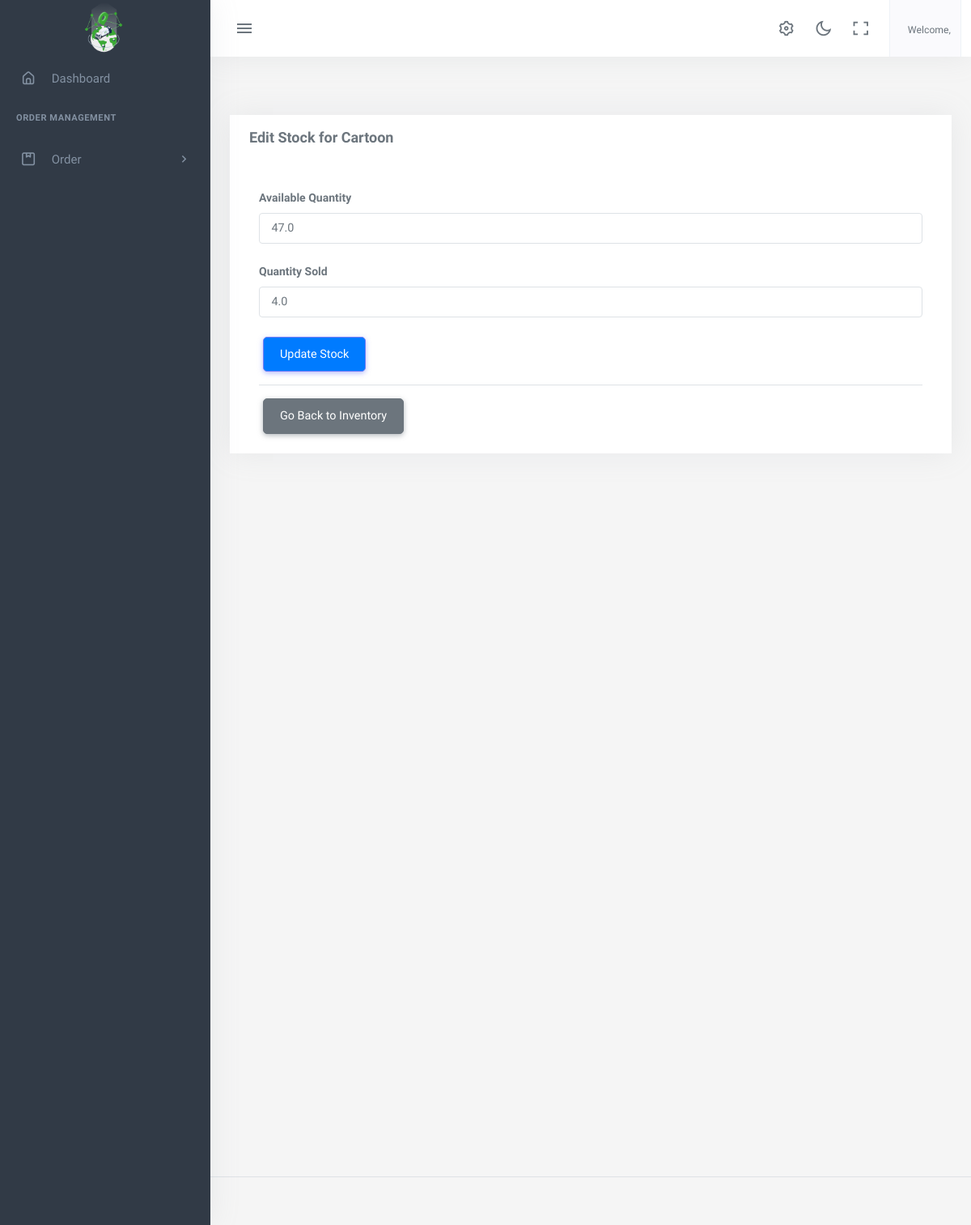
The page /inventory-edit/5/ on the database its author committed.
### app2/models.py (models this page shows)
class AboutUS(models.Model):
    company_name=models.CharField(max_length=100)
    logo= models.ImageField(upload_to='logoimage/')
    address = models.CharField(max_length=1000)
    email = models.EmailField()
    contactNo= models.CharField(max_length=15)
    class Meta:
        ordering =['-id']

### products/models.py (models this page shows, shortened)
class Stock(models.Model):
    product = models.ForeignKey(Product, on_delete=models.CASCADE)
    quantity = models.FloatField(default=0)
    sold_quantity = models.FloatField(default=0)
    date_created = models.CharField(max_length=50,default=nepali_datetime.date.today().strftime("%d-%B-%Y"))
    date_updated = models.DateTimeField(auto_now=True)

class Product(models.Model):
    category = models.ForeignKey(Category, on_delete = models.CASCADE, related_name = 'product_category')
    product_name = models.CharField(max_length = 150)
    product_image = models.ImageField(upload_to='productimage/')
    previous_rate = models.FloatField(default=0)
    rate = models.FloatField()
    unit  = models.ForeignKey(Unit, on_delete= models.SET_NULL, null =True, blank=True, related_name ='product_unit')
    slug = AutoSlugField(populate_from ='product_name')
    order_number = models.IntegerField(null=True, blank=True, default=1)
    class Meta:
        ordering =['order_number']

### app2/views.py (the view, shortened to what this page needs)
# urls.py: path('inventory-edit/<int:id>/', views.edit_inventory, name='edit_inventory'),
def edit_inventory(request,id):
    stocK_obj=Stock.objects.get(id=id)
    return render(request, 'app2/stockEdit.html', {'stock_item': stocK_obj})

### app2/context_processors.py (called while the page is built)
def aboutus(request):
    pick_Up_Plans=Pick_Up_Plan.objects.all()
    aboutus = AboutUS.objects.first()
    return {'contact': aboutus,'details':pick_Up_Plans,'company':aboutus}

def usercount(request):
    totalClient = User.objects.filter(is_user= True).count
    return ({
        'totalClient':totalClient
    })

def invoice(request):
    received_orders = Order.objects.filter(order_status='received')
    paid_amount = received_orders.aggregate(total_cost=Sum('totalPrice'))['total_cost'] or 0
    order = Order.objects.all().count
    unreceived_orders = Order.objects.exclude(Q(order_status='received') | Q(order_status='pending'))
    unpaid_amount = unreceived_orders.aggregate(total_cost=Sum('totalPrice'))['total_cost'] or 0
    return({
        'paidamount':paid_amount,
        'totalOrders':order,
        'unpaidamount':unpaid_amount
    })

def notification(request):
    notifications = Pick_Up_Plan.objects.filter(date=datetime.today())
    return({
        'notifications':notifications
    })

def total_cashbook(request):
    dailytransactions_list = Daily.objects.all()
    grand_total = dailytransactions_list.aggregate(Sum('total'))['total__sum']
    return ({
        'grand_total':grand_total,
    })

### app2/templates/app2/stockEdit.html (shortened to what this page needs)
{% extends 'app2/base.html' %}
{% load static %}
{% block body %}
<div class="content-page">
  <div class="content">
    <div class="container-fluid pt-5">
      <div class="row">
        <div class="col-lg-12 col-md-12 col-sm-12 col-xs-12">
          <div class="card card-default rounded-0 shadow">
            <div class="card-header">
              <div class="d-flex w-100 align-items-center justify-content-between">
                <h4 class="card-title fw-bold">Edit Stock for {{ stock_item.product.product_name }}</h4>
              </div>
            </div>
            <div class="card-body">
              <div class="container-fluid">
                <form method="POST">
                  <div class="mb-3">
                    <label for="quantity" class="form-label">Available Quantity</label>
                    <input type="number" class="form-control" id="quantity" name="quantity" value="{{ stock_item.quantity }}" step="any" required>
                  </div>
                  <div class="mb-3">
                    <label for="sold_quantity" class="form-label">Quantity Sold</label>
                    <input type="number" class="form-control" id="sold_quantity" name="sold_quantity" value="{{ stock_item.sold_quantity }}" step="any" required>
                  </div>
                  <button type="submit" class="btn btn-primary">Update Stock</button>
                </form>
                <hr>
                <a href="/inventory" class="btn btn-secondary">Go Back to Inventory</a>
              </div>
            </div>
          </div>
        </div>
      </div>
    </div>
  </div>
</div>
{% endblock %}

### app2/templates/app2/base.html (shortened to what this page needs)
{% load static %}
<!DOCTYPE html>
<html lang="en">
    <head>
        <link href="{% static 'app2/assets/css/app-saas.min.css'%}" rel="stylesheet" type="text/css" id="app-style" />
        <link href="{% static 'app2/assets/css/icons.min.css'%}" rel="stylesheet" type="text/css" />
        <link href="{% static 'app2/assets/vendor/bootstrap-datepicker/css/bootstrap-datepicker.min.css'%}" rel="stylesheet" type="text/css" />
        <link href="{% static 'app2/assets/vendor/select2/css/select2.min.css'%}" rel="stylesheet" type="text/css" />
        <link href="{% static 'app2/assets/vendor/datatables.net-bs5/css/dataTables.bootstrap5.min.css'%}" rel="stylesheet" type="text/css" />
        <link href="{% static 'app2/assets/vendor/datatables.net-responsive-bs5/css/responsive.bootstrap5.min.css'%}" rel="stylesheet" type="text/css" />
        <link href="{% static 'app2/assets/css/app-saas.min.css'%}" rel="stylesheet" type="text/css" id="app-style" />
        <link href="{% static 'app2/assets/css/icons.min.css'%}" rel="stylesheet" type="text/css" />
        <link rel="stylesheet" href="https://cdnjs.cloudflare.com/ajax/libs/font-awesome/6.0.0/css/all.min.css">
        <link href="https://cdn.jsdelivr.net/npm/summernote@0.8.16/dist/summernote-lite.min.css" rel="stylesheet">
    </head>
    <link rel="stylesheet" href="https://maxcdn.bootstrapcdn.com/font-awesome/4.7.0/css/font-awesome.min.css">
    <body>
        <div class="wrapper">
            <div class="navbar-custom">
                <div class="topbar container-fluid justify-content-between">
                    <div class="d-flex align-items-center  gap-lg-2 gap-1">
                        <button class="button-toggle-menu sm:float-end">
                            <i class="mdi mdi-menu"></i>
                        </button>
                    </div>
                    <ul class="topbar-menu d-flex align-items-center gap-3">
                        <li class="d-none d-sm-inline-block">
                            <a class="nav-link" data-bs-toggle="offcanvas" href="#theme-settings-offcanvas">
                                <i class="ri-settings-3-line font-22"></i>
                            </a>
                        </li>
                        <li class="d-none d-sm-inline-block">
                            <div class="nav-link" id="light-dark-mode" data-bs-toggle="tooltip" data-bs-placement="left" title="Theme Mode">
                                <i class="ri-moon-line font-22"></i>
                            </div>
                        </li>
                        <li class="d-none d-md-inline-block">
                            <a class="nav-link" href="#" data-toggle="fullscreen">
                                <i class="ri-fullscreen-line font-22"></i>
                            </a>
                        </li>
                        <li class="dropdown">
                            <a class="nav-link dropdown-toggle arrow-none nav-user px-2" data-bs-toggle="dropdown" href="#" role="button" aria-haspopup="false" aria-expanded="false">
                                <span class="d-lg-flex flex-column gap-1 d-none">
                                    <h6 class="my-0 fw-normal">Welcome, {{request.user.name}}</h6>
                                </span>
                            </a>
                        </li>
                    </ul>
                </div>
            </div>
            <div class="leftside-menu">
                <a href="{% url 'dashboard:index' %}" class="logo logo-light">
                    <span class="logo-lg">
                        <img src="{{company.logo.url}}" alt="logo" style="height: 64px;">
                    </span>
                </a>
                <div class="h-100" id="leftside-menu-container" data-simplebar>
                    <ul class="side-nav">
                        <li class="side-nav-item">
                            <a href="{% url 'dashboard:index' %}" class="side-nav-link">
                                <i class="uil-home-alt"></i>
                                <span> Dashboard </span>
                            </a>
                        </li>
                        <li class="side-nav-title">Order Management </li>
                        <li class="side-nav-item">
                            <a data-bs-toggle="collapse" href="#sidebarPages1" aria-expanded="false" aria-controls="sidebarPages" class="side-nav-link">
                                <i class="uil-package"></i>
                                <span> Order </span>
                                <span class="menu-arrow"></span>
                            </a>
                        </li>
                    </ul>
                </div>
            </div>
  {% block body %}
  {% endblock  %}
        <footer class="footer">
            <div class="container-fluid">
                <div class="row">
                    <div class="col-md-6">
                    </div>
                </div>
            </div>
        </footer>
    </div>
                        </body>
                        </html>

### app2/templates/app2/base.html (style rules this page uses)
.btn { margin: 0 5px; padding: 10px 20px; border-radius: 5px; cursor: pointer; }
.btn-primary { background-color: #007bff; color: #fff; }
.btn-secondary { background-color: #6c757d; color: #fff; }

### rows shown on the page
AboutUS: logo (picture)
Stock: product.product_name "Cartoon", quantity "47.0", sold_quantity "4.0"
